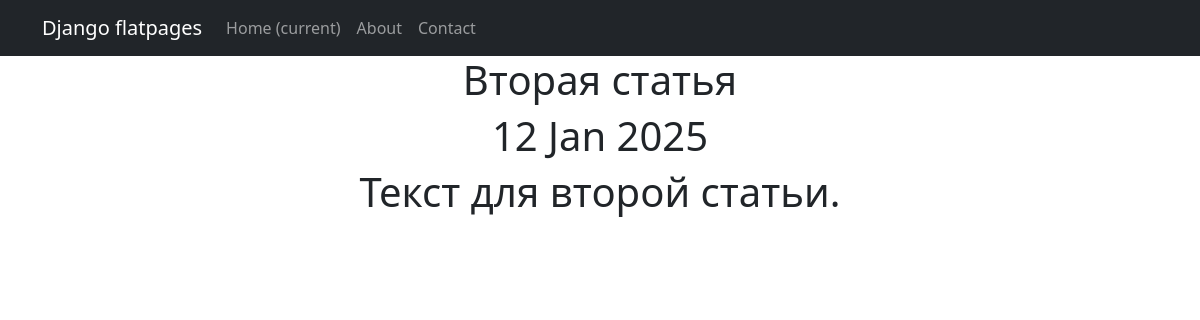
The page /news/2 on the database its author committed.
### news_app/models.py (models this page shows, shortened)
class Post(models.Model):
    ARTICLE = 'AR'
    NEWS = 'NW'
    POST_TYPES = [
        (ARTICLE, 'Article'),
        (NEWS, 'News'),
    ]
    author = models.ForeignKey(Author, on_delete=models.CASCADE)
    type = models.CharField(max_length=2, choices=POST_TYPES, default=NEWS)
    created_at = models.DateTimeField(auto_now_add=True)
    categories = models.ManyToManyField(Category, through='PostCategory')
    title = models.CharField(max_length=128)
    text = models.TextField()
    rating = models.IntegerField(default=0)

### news_app/views.py (the view)
# urls.py: path('<int:pk>', PostDetail.as_view(), name='post_detail'),
class PostDetail(DetailView):
    model = Post
    template_name = 'post.html'
    context_object_name = 'post'

### news_app/templatetags/censor_filters.py (called while the page is built)
@register.filter(name='censor')
def censor(value):
    if not isinstance(value, str):
        raise ValueError("Censor filter can only be applied to strings.")
    for word in BAD_WORDS:
        value = value.replace(word, f"{word[0]}{'*' * (len(word) - 1)}")
        value = value.replace(word.capitalize(), f"{word[0]}{'*' * (len(word) - 1)}")
    return value

### templates/post.html (shortened to what this page needs)
{% extends 'flatpages/default.html' %}
{% load censor_filters %}
{% block content %}
<h1>{{ post.title|censor }}</h1>
<h1>{{ post.created_at|date:'d M Y' }}</h1>
<h1>{{ post.text|censor }}</h1>
{% endblock content %}

### rows shown on the page
Post: title|censor "Вторая статья", created_at "12 Jan 2025", text|censor "Текст для второй статьи."
